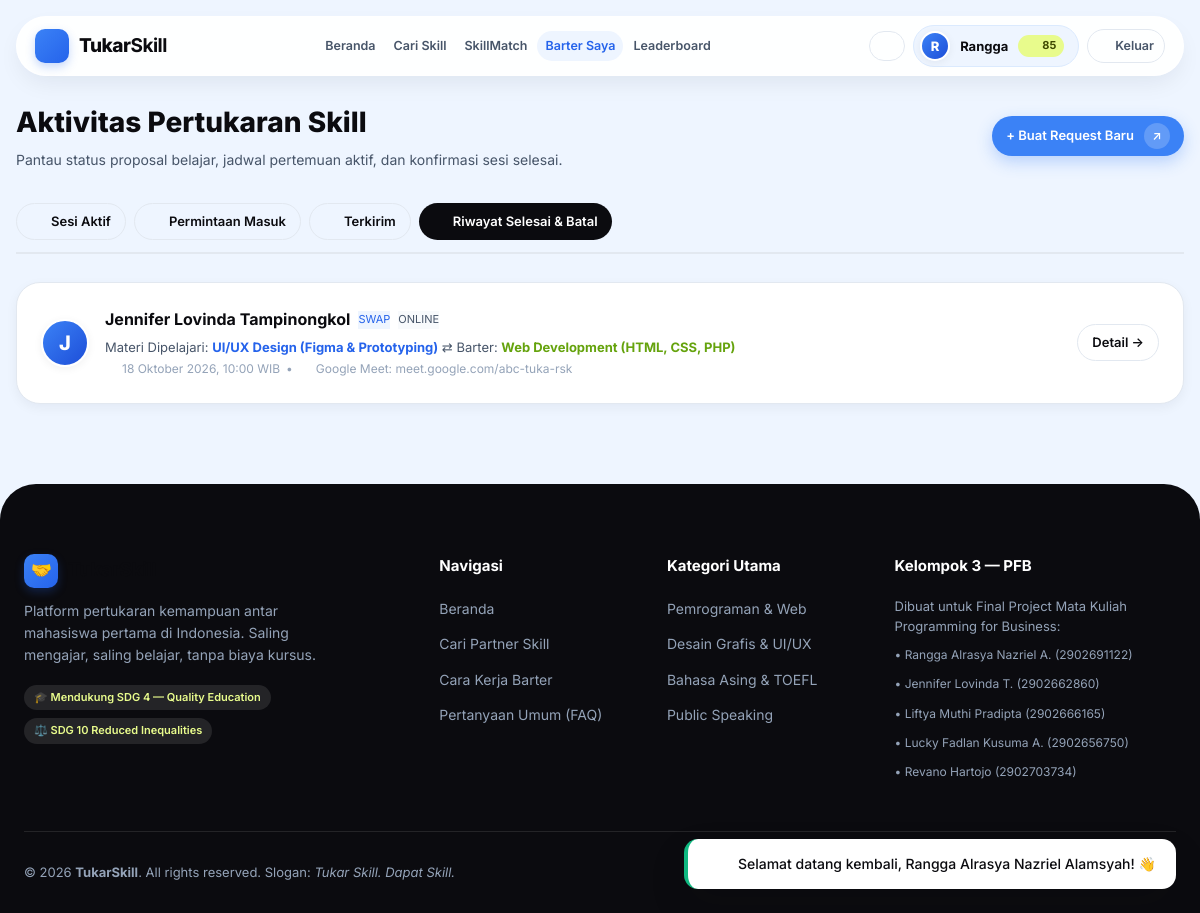
Screenshot of /exchanges.php?tab=history (signed in) with the database file from the repository.
### tables this page shows
CREATE TABLE `users` (
  `id` INT AUTO_INCREMENT PRIMARY KEY,
  `name` VARCHAR(100) NOT NULL,
  `nim` CHAR(10) NOT NULL UNIQUE,
  `email` VARCHAR(100) NOT NULL UNIQUE,
  `password` VARCHAR(255) NOT NULL,
  `major` VARCHAR(100) NOT NULL,
  `batch_year` YEAR NULL,
  `bio` TEXT NULL,
  `photo` VARCHAR(255) NULL,
  `whatsapp` VARCHAR(20) NULL,
  `role` ENUM('user', 'admin') NOT NULL DEFAULT 'user',
  `points` INT NOT NULL DEFAULT 20,
  `total_points` INT NOT NULL DEFAULT 20,
  `profile_bonus_given` TINYINT(1) NOT NULL DEFAULT 0,
  `is_active` TINYINT(1) NOT NULL DEFAULT 1,
  `remember_token` VARCHAR(64) NULL,
  `created_at` DATETIME NOT NULL DEFAULT CURRENT_TIMESTAMP,
  `updated_at` DATETIME NOT NULL DEFAULT CURRENT_TIMESTAMP ON UPDATE CURRENT_TIMESTAMP
);

CREATE TABLE `exchanges` (
  `id` INT AUTO_INCREMENT PRIMARY KEY,
  `requester_id` INT NOT NULL,
  `receiver_id` INT NOT NULL,
  `type` ENUM('swap', 'points') NOT NULL DEFAULT 'swap',
  `requested_skill_id` INT NOT NULL,
  `offered_skill_id` INT NULL,
  `points_cost` INT NOT NULL DEFAULT 0,
  `message` TEXT NULL,
  `scheduled_at` DATETIME NOT NULL,
  `mode` ENUM('online', 'offline') NOT NULL DEFAULT 'online',
  `location` VARCHAR(255) NULL,
  `status` ENUM('pending', 'accepted', 'rejected', 'cancelled', 'completed') NOT NULL DEFAULT 'pending',
  `requester_confirmed` TINYINT(1) NOT NULL DEFAULT 0,
  `receiver_confirmed` TINYINT(1) NOT NULL DEFAULT 0,
  `reject_reason` VARCHAR(255) NULL,
  `created_at` DATETIME NOT NULL DEFAULT CURRENT_TIMESTAMP,
  `updated_at` DATETIME NOT NULL DEFAULT CURRENT_TIMESTAMP ON UPDATE CURRENT_TIMESTAMP,
  `completed_at` DATETIME NULL,
  CONSTRAINT `fk_exchanges_requester` FOREIGN KEY (`requester_id`) REFERENCES `users` (`id`) ON DELETE CASCADE ON UPDATE CASCADE,
  CONSTRAINT `fk_exchanges_receiver` FOREIGN KEY (`receiver_id`) REFERENCES `users` (`id`) ON DELETE CASCADE ON UPDATE CASCADE,
  CONSTRAINT `fk_exchanges_req_skill` FOREIGN KEY (`requested_skill_id`) REFERENCES `skills` (`id`) ON DELETE RESTRICT ON UPDATE CASCADE,
  CONSTRAINT `fk_exchanges_off_skill` FOREIGN KEY (`offered_skill_id`) REFERENCES `skills` (`id`) ON DELETE RESTRICT ON UPDATE CASCADE
);

CREATE TABLE `skills` (
  `id` INT AUTO_INCREMENT PRIMARY KEY,
  `category_id` INT NOT NULL,
  `name` VARCHAR(100) NOT NULL UNIQUE,
  `created_at` DATETIME NOT NULL DEFAULT CURRENT_TIMESTAMP,
  CONSTRAINT `fk_skills_category` FOREIGN KEY (`category_id`) REFERENCES `categories` (`id`) ON DELETE RESTRICT ON UPDATE CASCADE
);

### exchanges.php (the view, shortened to what the rows shown need)
<?php
require_once __DIR__ . '/includes/header.php';
$user = current_user();
$user_id = (int)$user['id'];
$tab = $_GET['tab'] ?? 'active';
$list = [];
if (is_db_connected()) {
    $base_sql = "
        SELECT
            e.*,
            u_req.name AS requester_name, u_req.photo AS requester_photo, u_req.major AS requester_major, u_req.whatsapp AS requester_wa,
            u_rec.name AS receiver_name, u_rec.photo AS receiver_photo, u_rec.major AS receiver_major, u_rec.whatsapp AS receiver_wa,
            s_req.name AS req_skill_name,
            s_off.name AS off_skill_name,
            (SELECT COUNT(*) FROM reviews rev WHERE rev.exchange_id = e.id AND rev.reviewer_id = $user_id) AS user_reviewed
        FROM exchanges e
        JOIN users u_req ON e.requester_id = u_req.id
        JOIN users u_rec ON e.receiver_id = u_rec.id
        JOIN skills s_req ON e.requested_skill_id = s_req.id
        LEFT JOIN skills s_off ON e.offered_skill_id = s_off.id
    ";
    if ($tab === 'incoming') {
        $base_sql .= " WHERE e.receiver_id = $user_id AND e.status = 'pending' ORDER BY e.created_at DESC";
    } elseif ($tab === 'sent') {
        $base_sql .= " WHERE e.requester_id = $user_id AND e.status = 'pending' ORDER BY e.created_at DESC";
    } elseif ($tab === 'active') {
        $base_sql .= " WHERE (e.requester_id = $user_id OR e.receiver_id = $user_id) AND e.status = 'accepted' ORDER BY e.scheduled_at ASC";
    } else {
        $base_sql .= " WHERE (e.requester_id = $user_id OR e.receiver_id = $user_id) AND e.status IN ('completed', 'rejected', 'cancelled') ORDER BY e.updated_at DESC";
    }
    $res = $conn->query($base_sql);
    if ($res) {
        while ($row = $res->fetch_assoc()) {
            $list[] = $row;
        }
    }
}
?>
<div class="container" style="padding: 40px 16px 80px;">
    <div style="display: flex; justify-content: space-between; align-items: center; flex-wrap: wrap; gap: 16px; margin-bottom: 32px;">
        <div>
            <h1 style="font-size: 28px; font-weight: 800; color: var(--ink);">Aktivitas Pertukaran Skill</h1>
        </div>
    </div>
    <?php if (empty($list)): ?>
        <div style="background: var(--white); border-radius: var(--radius-xl); padding: 50px 20px; text-align: center; box-shadow: var(--shadow-sm); border: 1px solid var(--gray-200);">
            <div style="color: var(--gray-400); margin-bottom: 12px; display: flex; justify-content: center;">
                <?= icon('coffee', '', '44px') ?>
            </div>
            <h3 style="font-size: 18px; font-weight: 800; color: var(--ink);">Tidak ada data pertukaran di tab ini</h3>
            <p style="font-size: 13px; color: var(--gray-600); margin-top: 6px;">
                Saat ada request masuk atau jadwal sesi baru, daftarnya akan muncul di sini.
            </p>
            <a href="discover.php" class="btn btn-outline btn-sm" style="margin-top: 16px;">Jelajahi Partner Skill Sekarang</a>
        </div>
    <?php else: ?>
        <div style="display: flex; flex-direction: column; gap: 16px;">
            <?php foreach ($list as $item):
                $is_requester = ($item['requester_id'] == $user_id);
                $partner_name = $is_requester ? $item['receiver_name'] : $item['requester_name'];
                $partner_photo = $is_requester ? $item['receiver_photo'] : $item['requester_photo'];
            ?>
                <div style="background: var(--white); border-radius: var(--radius-lg); padding: 24px; box-shadow: var(--shadow-sm); border: 1px solid var(--gray-200); display: flex; justify-content: space-between; align-items: center; flex-wrap: wrap; gap: 20px;">
                    <div style="display: flex; align-items: center; gap: 16px; flex: 1; min-width: 280px;">
                        <?= render_avatar($partner_photo, $partner_name, 48) ?>
                        <div>
                            <div style="display: flex; align-items: center; gap: 8px; flex-wrap: wrap;">
                                <strong style="font-size: 16px; color: var(--ink);"><?= e($partner_name) ?></strong>
                                <span class="badge-tag" style="background: var(--blue-50); color: var(--blue-600); font-size: 11px;">
                                    <?= strtoupper(e($item['type'])) ?>
                                </span>
                                <span class="badge-tag" style="background: var(--gray-100); color: var(--gray-600); font-size: 11px;">
                                    <?= strtoupper(e($item['mode'])) ?>
                                </span>
                            </div>
                            <p style="font-size: 13px; color: var(--gray-600); margin-top: 4px;">
                                Materi Dipelajari: <strong style="color: var(--blue-600);"><?= e($item['req_skill_name']) ?></strong>
                                <?php if ($item['type'] === 'swap'): ?>
                                    ⇄ Barter: <strong style="color: #65a30d;"><?= e($item['off_skill_name'] ?? '-') ?></strong>
                                <?php else: ?>
                                    <span style="color: var(--lime-dark); font-weight: 700;">(Bayar 15 Poin)</span>
                                <?php endif; ?>
                            </p>
                            <p style="font-size: 12px; color: var(--gray-400); margin-top: 2px; display: flex; align-items: center; gap: 6px; flex-wrap: wrap;">
                                <span style="display: inline-flex; align-items: center; gap: 4px;"><?= icon('calendar', '', '13px') ?> <?= format_tanggal_id($item['scheduled_at']) ?></span>
                                <?php if (!empty($item['location'])): ?>
                                    <span>•</span>
                                    <span style="display: inline-flex; align-items: center; gap: 4px;"><?= icon('map-pin', '', '13px') ?> <?= e($item['location']) ?></span>
                                <?php endif; ?>
                            </p>
                        </div>
                    </div>
                    <div style="display: flex; align-items: center; gap: 10px; flex-wrap: wrap;">
                        <a href="exchange-detail.php?id=<?= (int)$item['id'] ?>" class="btn btn-outline btn-sm">Detail →</a>
                    </div>
                </div>
            <?php endforeach; ?>
        </div>
    <?php endif; ?>
</div>
<?php require_once __DIR__ . '/includes/footer.php'; ?>

### includes/header.php (shortened to what the rows shown need)
<?php
require_once __DIR__ . '/../config/db.php';
require_once __DIR__ . '/functions.php';
$logged_user = current_user();
?>
<!DOCTYPE html>
<html lang="id">
<head>
    <link rel="stylesheet" href="assets/css/style.css">
</head>
<body>
    <?php $flash = get_flash(); if ($flash): ?>
            <span><?= ($flash['type'] === 'success') ? icon('check-circle', '', 18) : (($flash['type'] === 'danger') ? icon('x-circle', '', 18) : icon('info', '', 18)) ?></span>
    <?php endif; ?>
<header class="navbar">
    <nav class="nav-pill">
        <div class="nav-actions">
            <?php if (is_logged_in() && $logged_user): ?>
                <a href="notifications.php" class="btn btn-outline btn-sm" style="padding: 6px 9px; position: relative; display: inline-flex; align-items: center; justify-content: center;" title="Notifikasi">
                    <?= icon('bell', '', 16) ?>
                </a>
                <a href="dashboard.php" class="user-menu-pill" title="Buka Dashboard">
                    <?= render_avatar($logged_user['photo'], $logged_user['name'], 30) ?>
                    <span style="font-weight: 700; font-size: 13px;"><?= e(explode(' ', $logged_user['name'])[0]) ?></span>
                    <span class="points-badge" title="Saldo Poin Aktif" style="display: inline-flex; align-items: center; gap: 4px;">
                        <?= icon('coins', '', 12) ?> <span><?= (int)$logged_user['points'] ?></span>
                    </span>
                </a>
                <a href="logout.php" class="btn btn-outline btn-sm" style="padding: 6px 10px; font-size: 12.5px; color: var(--gray-600); display: inline-flex; align-items: center; gap: 4px;" title="Keluar akun">
                    <?= icon('log-out', '', 13) ?> <span>Keluar</span>
                </a>
            <?php endif; ?>
        </div>
    </nav>
</header>

### includes/icons.php (shortened to what the rows shown need)
<?php
function icon($name, $class = '', $size = 18, $extra_attrs = '') {
    $size_attr = $size ? 'width="' . (int)$size . '" height="' . (int)$size . '"' : '';
    $classes = 'ts-icon ts-icon-' . htmlspecialchars($name) . ($class ? ' ' . htmlspecialchars($class) : '');
    $svg_open = '<svg xmlns="http://www.w3.org/2000/svg" ' . $size_attr . ' viewBox="0 0 24 24" fill="none" stroke="currentColor" stroke-width="2" stroke-linecap="round" stroke-linejoin="round" class="' . $classes . '" ' . $extra_attrs . ' aria-hidden="true">';
    $svg_close = '</svg>';
    $inner = $paths[$name] ?? $paths['sparkles'];
    return $svg_open . $inner . $svg_close;
}

### includes/functions.php (shortened to what the rows shown need)
<?php
require_once __DIR__ . '/icons.php';
function user_avatar_url($photo, $name = '') {
    $first_word = strtolower(explode(' ', trim((string)$name))[0] ?? '');
    return '';
}
function render_avatar($photo, $name, $size = 40, $extra_class = '') {
    $url = user_avatar_url($photo, $name);
    $initial = strtoupper(substr(trim((string)$name), 0, 1) ?: 'U');
    $size_px = (int)$size;
    return '<div class="ts-avatar-fallback ' . e($extra_class) . '" style="width:' . $size_px . 'px; height:' . $size_px . 'px; border-radius:50%; background:linear-gradient(135deg, #3b82f6, #1d4ed8); color:#ffffff; font-weight:800; font-size:' . round($size_px * 0.42) . 'px; display:inline-flex; align-items:center; justify-content:center; border:2px solid #ffffff; box-shadow:0 2px 8px rgba(15,23,42,0.06); flex-shrink:0;">' . e($initial) . '</div>';
}
function e($string) {
    return htmlspecialchars((string)($string ?? ''), ENT_QUOTES, 'UTF-8');
}
function is_logged_in() {
    return isset($_SESSION['user_id']) && !empty($_SESSION['user_id']);
}
function current_user() {
    global $conn;
    static $cached_user = null;
    if ($cached_user !== null) {
        return $cached_user;
    }
    $user_id = (int)$_SESSION['user_id'];
    $stmt = $conn->prepare("SELECT id, name, nim, email, major, batch_year, bio, photo, whatsapp, role, points, total_points, is_active FROM users WHERE id = ? LIMIT 1");
    if ($stmt) {
        $stmt->bind_param("i", $user_id);
        $stmt->execute();
        $result = $stmt->get_result();
        $cached_user = $result->fetch_assoc();
    }
    return $cached_user;
}
function format_tanggal_id($datetime_str) {
    $timestamp = strtotime($datetime_str);
    $bulan = [
        1 => 'Januari', 'Februari', 'Maret', 'April', 'Mei', 'Juni',
        'Juli', 'Agustus', 'September', 'Oktober', 'November', 'Desember'
    ];
    $d = date('d', $timestamp);
    $m = $bulan[(int)date('m', $timestamp)];
    $y = date('Y', $timestamp);
    $time = date('H:i', $timestamp);
    return "$d $m $y, $time WIB";
}

### rows the page displays
users: name "R", name "Rangga", points "85"
exchanges: receiver.name "Jennifer Lovinda Tampinongkol", type "SWAP", mode "ONLINE", requested_skill.name "UI/UX Design (Figma & Prototyping)", offered_skill.name "Web Development (HTML, CSS, PHP)", scheduled_at "18 Oktober 2026, 10:00 WIB", location "Google Meet: meet.google.com/abc-tuka-rsk"

### other values shown
$flash['message'] "Selamat datang kembali, Rangga Alrasya Nazriel Alamsyah! 👋"
